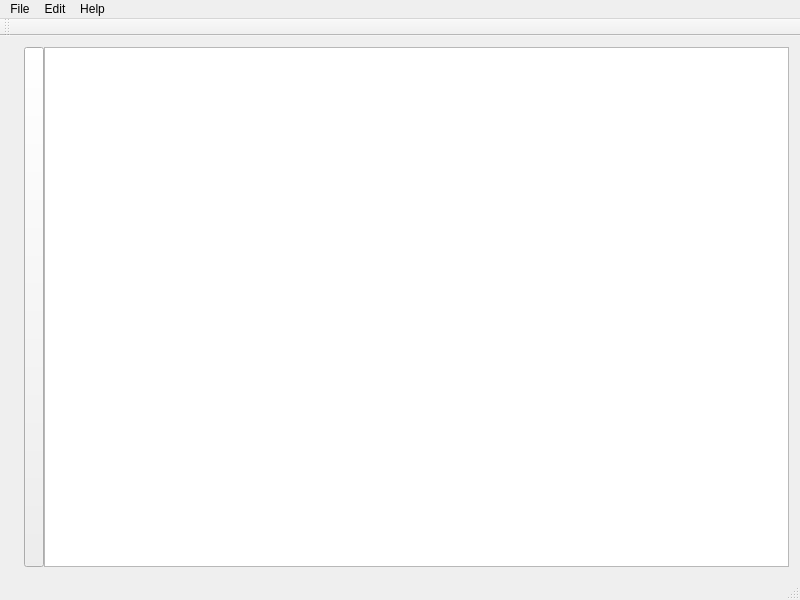
<?xml version="1.0" encoding="UTF-8"?>
<ui version="4.0">
 <class>MainWindow</class>
 <widget class="QMainWindow" name="MainWindow">
  <property name="geometry">
   <rect>
    <x>0</x>
    <y>0</y>
    <width>800</width>
    <height>600</height>
   </rect>
  </property>
  <property name="minimumSize">
   <size>
    <width>800</width>
    <height>600</height>
   </size>
  </property>
  <property name="windowTitle">
   <string>I-ROVER</string>
  </property>
  <widget class="QWidget" name="centralWidget">
   <layout class="QHBoxLayout" name="horizontalLayout">
    <property name="spacing">
     <number>0</number>
    </property>
    <property name="leftMargin">
     <number>4</number>
    </property>
    <item>
     <layout class="QHBoxLayout" name="horizontalLayout_2">
      <property name="spacing">
       <number>0</number>
      </property>
      <item>
       <layout class="QVBoxLayout" name="verticalLayout_2">
        <property name="spacing">
         <number>0</number>
        </property>
        <item>
         <widget class="LeftMenu" name="leftMenuWidget" native="true">
          <property name="minimumSize">
           <size>
            <width>0</width>
            <height>0</height>
           </size>
          </property>
          <property name="maximumSize">
           <size>
            <width>314</width>
            <height>16777215</height>
           </size>
          </property>
         </widget>
        </item>
        <item>
         <spacer name="verticalSpacer">
          <property name="orientation">
           <enum>Qt::Vertical</enum>
          </property>
          <property name="sizeHint" stdset="0">
           <size>
            <width>20</width>
            <height>40</height>
           </size>
          </property>
         </spacer>
        </item>
       </layout>
      </item>
      <item>
       <widget class="QPushButton" name="showHideLeftMenuPushButton">
        <property name="sizePolicy">
         <sizepolicy hsizetype="Minimum" vsizetype="Expanding">
          <horstretch>0</horstretch>
          <verstretch>0</verstretch>
         </sizepolicy>
        </property>
        <property name="minimumSize">
         <size>
          <width>20</width>
          <height>0</height>
         </size>
        </property>
        <property name="maximumSize">
         <size>
          <width>20</width>
          <height>16777215</height>
         </size>
        </property>
        <property name="text">
         <string/>
        </property>
        <property name="icon">
         <iconset resource="resources.qrc">
          <normaloff>:/icons/retract</normaloff>:/icons/retract</iconset>
        </property>
       </widget>
      </item>
     </layout>
    </item>
    <item>
     <widget class="QGraphicsView" name="mapGraphicsView">
      <property name="dragMode">
       <enum>QGraphicsView::ScrollHandDrag</enum>
      </property>
     </widget>
    </item>
   </layout>
  </widget>
  <widget class="QMenuBar" name="menuBar">
   <property name="geometry">
    <rect>
     <x>0</x>
     <y>0</y>
     <width>800</width>
     <height>25</height>
    </rect>
   </property>
   <widget class="QMenu" name="menuFile">
    <property name="title">
     <string>File</string>
    </property>
   </widget>
   <widget class="QMenu" name="menuEdit">
    <property name="title">
     <string>Edit</string>
    </property>
   </widget>
   <widget class="QMenu" name="menuHelp">
    <property name="title">
     <string>Help</string>
    </property>
    <addaction name="actionAbout"/>
   </widget>
   <addaction name="menuFile"/>
   <addaction name="menuEdit"/>
   <addaction name="menuHelp"/>
  </widget>
  <widget class="QToolBar" name="mainToolBar">
   <attribute name="toolBarArea">
    <enum>TopToolBarArea</enum>
   </attribute>
   <attribute name="toolBarBreak">
    <bool>false</bool>
   </attribute>
  </widget>
  <widget class="QStatusBar" name="statusBar"/>
  <action name="actionAbout">
   <property name="text">
    <string>About</string>
   </property>
  </action>
 </widget>
 <layoutdefault spacing="6" margin="11"/>
 <customwidgets>
  <customwidget>
   <class>LeftMenu</class>
   <extends>QWidget</extends>
   <header>widgets/leftmenu.h</header>
   <container>1</container>
  </customwidget>
 </customwidgets>
 <resources>
  <include location="resources.qrc"/>
 </resources>
 <connections/>
</ui>
